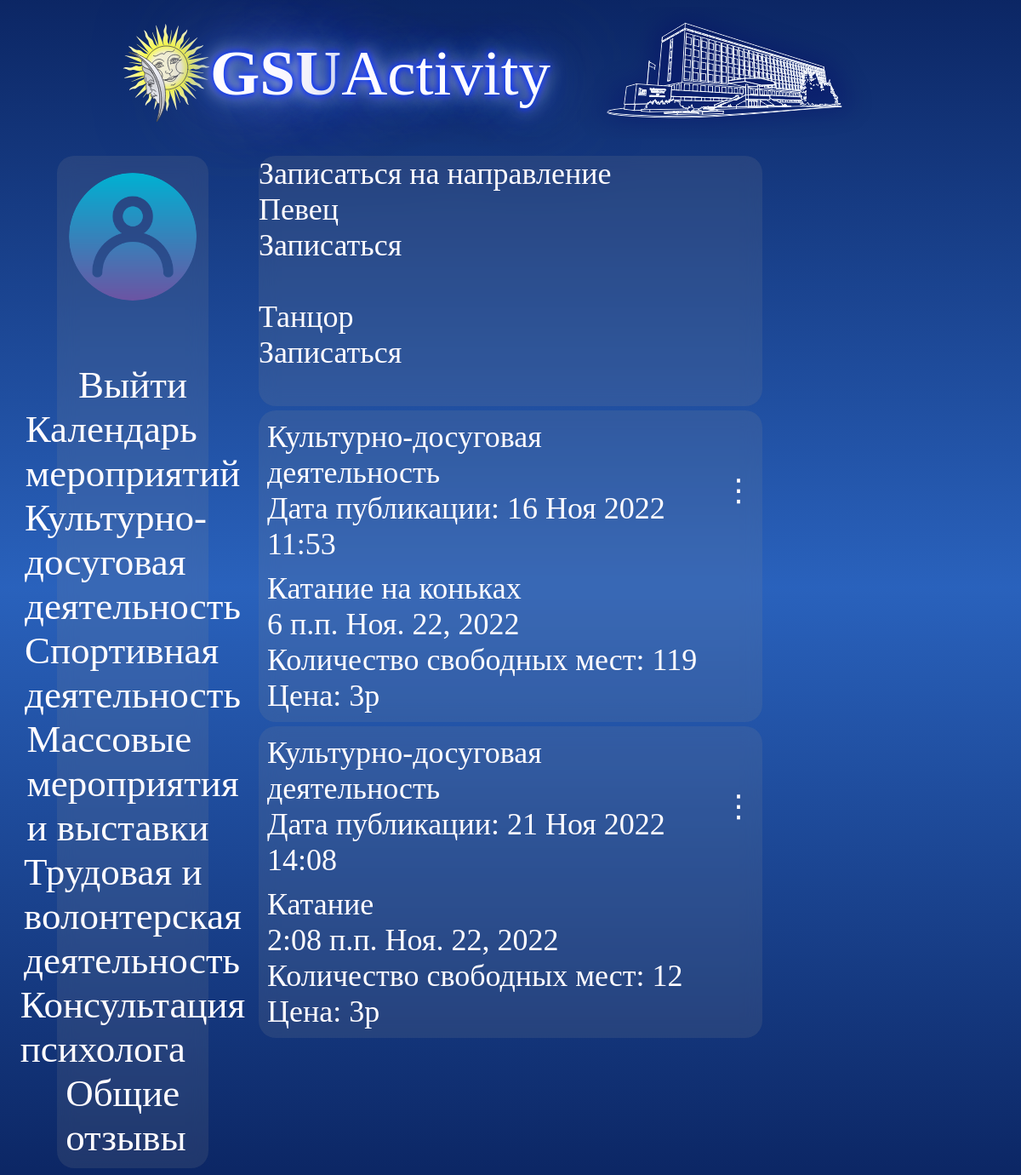
The page /cult/ (signed in) on the database its author committed.
### news/models.py (models this page shows, shortened)
class Tvor(models.Model):
    name = models.CharField(max_length=30)
    otobr = models.BooleanField(default=False, db_index=True,verbose_name='Отображение')
    class Meta:
        verbose_name_plural = 'Творческие направления'
        verbose_name = 'Творческое направление'

class Post(models.Model):
    tag = (
        ('cult','Культурно-досуговая деятельность'),
        ('sport','Спортивная деятельность'),
        ('mass','Массовые мероприятия и выставки'),
        ('trud','Трудовая и волонтерская деятельность'),
        )
    name = models.CharField(null=True, blank=False,max_length=100)
    content = models.TextField(null=True, blank=False)
    image = models.ImageField(upload_to='image/%Y/%m/%d/', blank=True, null=True)
    file = models.FileField(upload_to='files/%Y/%m/%d/', blank=True, null=True)
    video = models.FileField(upload_to='video/%Y/%m/%d/', blank=True, null=True)
    audio = models.FileField(upload_to='audio/%Y/%m/%d/', blank=True, null=True)
    author = models.ForeignKey(AdvUser, on_delete=models.CASCADE, null=True)
    pubdate = models.DateTimeField(auto_now_add=True, db_index=True, verbose_name='Publication date')
    eventtime = models.TimeField(db_index=True,null=True,blank=False)
    eventdate = models.DateField(db_index=True,null=True,blank=False)
    stoim = models.CharField(null = True, blank = False, max_length=10)
    mesta = models.IntegerField(null = True, blank = False,default=2,validators=[MinValueValidator(0)])
    tags = models.CharField( blank = False,choices=tag, max_length=50)
    zapisi = models.ManyToManyField(AdvUser, related_name='Записаные',blank=True)
    class Meta:
        verbose_name_plural = 'События'
        verbose_name = 'Событие'
        ordering = ['eventdate']

### news/views.py (the view)
# urls.py: path('cult/', cult, name='cult'),
def cult(request):
    posts = Post.objects.all()
    your_zapisi = Post.objects.filter(zapisi=request.user.id)
    tvors = Tvor.objects.filter(otobr=True)
    return render(request, 'news/cult.html', {'posts': posts,'your_zapisi':your_zapisi,'tvors':tvors})

### news/templates/news/cult.html (shortened to what this page needs)
{% extends "layout/basic.html" %}
{% block content %}
<div class="post">
		Записаться на направление<br>
		{% for naprav in tvors %}
			{{naprav.name}}<br>
			{% if user.is_authenticated %}
				<a href="{% url 'news:tvor' pk=naprav.pk %}" class="link">Записаться</a><br><br>
			{% endif %}
		{% endfor %}
	</div>
{% if posts %}
{% for post in posts %}
{% if post.tags == 'cult' %}
	<div class="post">
		<div class="post-author">
			<div class="post-author-a">
			    <div>
					{% if post.tags == 'cult' %}
					<a href="{% url 'news:cult' %}" class="link">{{ post.get_tags_display}}</a><br>
					{% endif %}
					Дата публикации: {{ post.pubdate|date:"d M Y H:i" }}
				</div>
			</div>
			<div class="post-author-b">
				<a href="{% url 'news:detail' pk=post.pk %}" class="link">⋮</a>
			</div>
		</div>
		<div class="post-content">
			{{ post.name}}<br>{{ post.eventtime }} {{ post.eventdate }}<br>
			Количество свободных мест: {{ post.mesta }}<br>
			Цена: {{ post.stoim }}<br>
		</div>
	</div>
{% endif %}
{% endfor %}
{% endif %}
</div>
{% endblock %}

### news/static/news/style.css (style rules this page uses)
body { font-size: 150px; background: hsla(222, 79%, 22%, 1); background: linear-gradient(90deg, hsla(222, 79%, 22%, 1) 0%, hsla(217, 64%, 45%, 1) 50%, hsla(222, 79%, 22%, 1) 100%); background: -moz-linear-gradient(90deg, hsla(222, 79%, 22%, 1) 0%, hsla(217, 64%, 45%, 1) 50%, hsla(222, 79%, 22%, 1) 100%); background: -webkit-linear-gradient(90deg, hsla(222, 79%, 22%, 1) 0%, hsla(217, 64%, 45%, 1) 50%, hsla(222, 79%, 22%, 1) 100%); filter: progid: DXImageTransform.Microsoft.gradient( startColorstr="#0C2766", endColorstr="#2961BC", GradientType=1 ); background-attachment: fixed; background-size: cover; }
.post { margin-bottom: 5px; border-radius: 20px; backdrop-filter: blur(10px); background: rgba(150, 150, 150, 0.15); font-size: 80%; }
.post-author { display: flex; align-items: center; justify-content: space-between; }
.post-author-a { display: flex; flex-direction: row; align-items: center; padding: 10px; }
.post-author-b { padding: 10px; }
.post-content { padding: 0 0 10px 10px; }
.link { text-decoration: none; color: #fffcff; }

### rows shown on the page
Tvor: name "Певец"
Tvor: name "Танцор"
Post: tags "Культурно-досуговая деятельность", pubdate "16 Ноя 2022 11:53", name "Катание на коньках", eventtime "6 п.п.", eventdate "Ноя. 22, 2022", mesta "119", stoim "3р"
Post: tags "Культурно-досуговая деятельность", pubdate "21 Ноя 2022 14:08", name "Катание", eventtime "2:08 п.п.", eventdate "Ноя. 22, 2022", mesta "12", stoim "3р"
